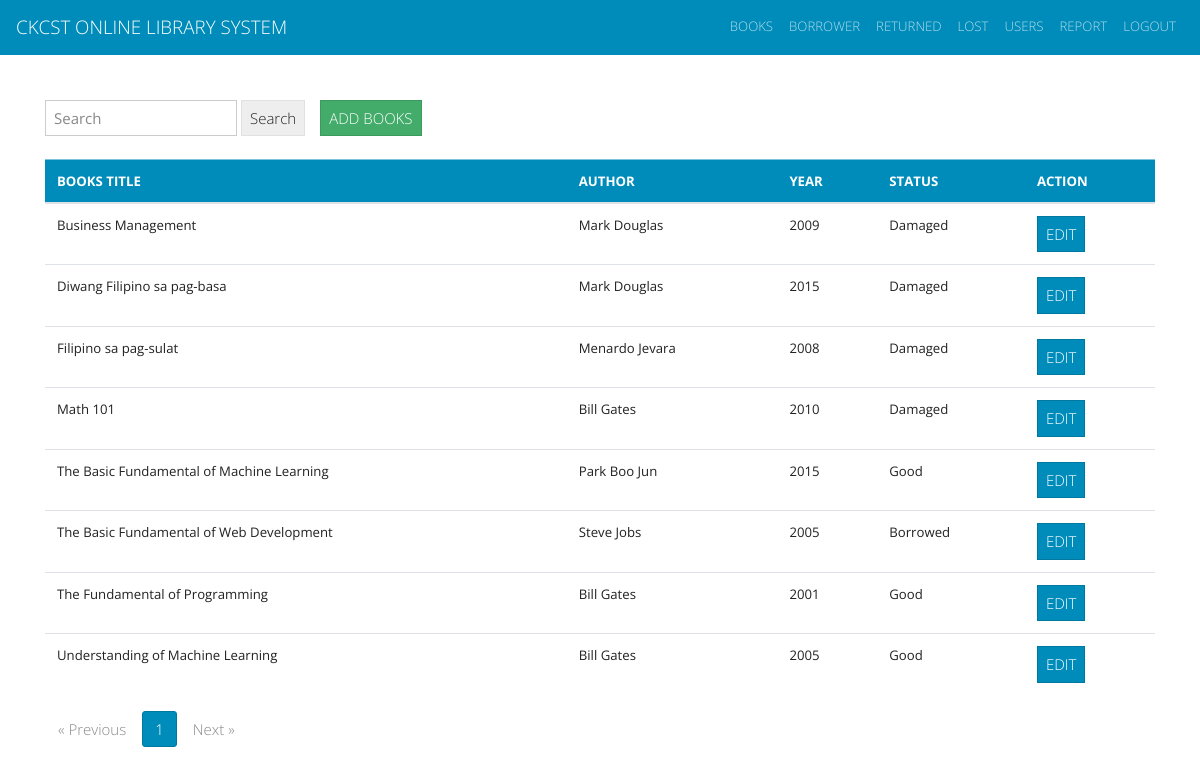
The page /pages/books.php (signed in) on the database its author committed.
### tables this page shows
CREATE TABLE `books_list` (
  `books_id` int(11) NOT NULL,
  `title` varchar(255) NOT NULL,
  `author` varchar(255) NOT NULL,
  `year_published` varchar(255) NOT NULL,
  `status` varchar(255) NOT NULL
);

### pages/books.php (the view, shortened to what this page needs)
<?php
include_once("../template/header_login.php");
$con = connection();
$limit = 1000;
$page = isset($_GET['page']) ?  $_GET['page'] : 1;
$start = ($page - 1) * $limit;
$sql = "SELECT * FROM books_list ORDER BY title LIMIT $start, $limit";
$books = $con->query($sql) or die ($con->error);
$books_row = $books->fetch_assoc();
$sql2 = "SELECT count(books_id) AS id FROM books_list";
$books2 = $con->query($sql2) or die ($con->error);
$booksCount = $books2->fetch_all(MYSQLI_ASSOC);
$total = $booksCount[0]['id'];
$pages = ceil($total / $limit);
$Previous = $page - 1;
$Next = $page + 1;
?>
<form class="form-inline my-2 my-lg-0" action="result_books.php" method="get">
    <input class="form-control mr-sm-1" type="text" placeholder="Search"
      id="search" name="search">
    <button class="btn btn-secondary my-2 my-sm-0" id="search" type="submit">Search</button>
        <?php if($_SESSION['Access'] == "administrator"){ ?>
        <a href="<?php echo("add_books.php"); ?>" style ="margin-left: 15px;"class="btn btn-success my-2 my-sm-0">ADD BOOKS</a>
        <?php }?>
</form>
  <br>
  <?php if($_SESSION['Access'] == "administrator"){ ?>
      <table class = "table table-hover">
      <thead>
          <tr class="table-primary">
              <th>BOOKS TITLE</th>
              <th>AUTHOR</th>
              <th>YEAR</th>
              <th>STATUS</th>
              <th>ACTION</th>
          </tr>
      </thead>
      <tbody>
          <?php do{  ?>
              <tr>
                  <td><?php echo $books_row['title']; ?></td>
                  <td><?php echo $books_row['author']; ?></td>
                  <td><?php echo $books_row['year_published']; ?></td>
                  <td><?php echo $books_row['status']; ?></td>
                  <td>
                  <?php if($_SESSION['Access'] == "administrator"){ ?>
                  <a class="btn btn-primary" href="edit_books.php?book_id=<?php echo $books_row['books_id']; ?>">EDIT</a>
                  <?php }?>
                  </td>
              </tr>
           <?php }while($books_row = $books->fetch_assoc())  ?>
      </tbody>
  </table>
  <?php } ?>
      <div>
        <ul class="pagination">
            <li class="page-item">
            <a class="page-link" href="books.php?page=<?= $Previous; ?>">&laquo; Previous</a>
            </li>
            <?php for($i = 1; $i<= $pages; $i++) : ?>
            <li class="page-item active">
            <a class="page-link" href="books.php?page=<?= $i; ?>"><? $i; ?>
            <?= $i; ?></a>
            <?php endfor; ?>
            </li>
            <li class="page-item">
            <a class="page-link" href="books.php?page=<?= $Next; ?>">Next &raquo;</a>
            </li>
        </ul>
    </div>
<?php include("../template/footer.php"); ?>

### rows shown on the page
books_list: title "Business Management", author "Mark Douglas", year_published "2009", status "Damaged"
books_list: title "Diwang Filipino sa pag-basa", author "Mark Douglas", year_published "2015", status "Damaged"
books_list: title "Filipino sa pag-sulat", author "Menardo Jevara", year_published "2008", status "Damaged"
books_list: title "Math 101", author "Bill Gates", year_published "2010", status "Damaged"
books_list: title "The Basic Fundamental of Machine Learning", author "Park Boo Jun", year_published "2015", status "Good"
books_list: title "The Basic Fundamental of Web Development", author "Steve Jobs", year_published "2005", status "Borrowed"
books_list: title "The Fundamental of Programming", author "Bill Gates", year_published "2001", status "Good"
books_list: title "Understanding of Machine Learning", author "Bill Gates", year_published "2005", status "Good"
